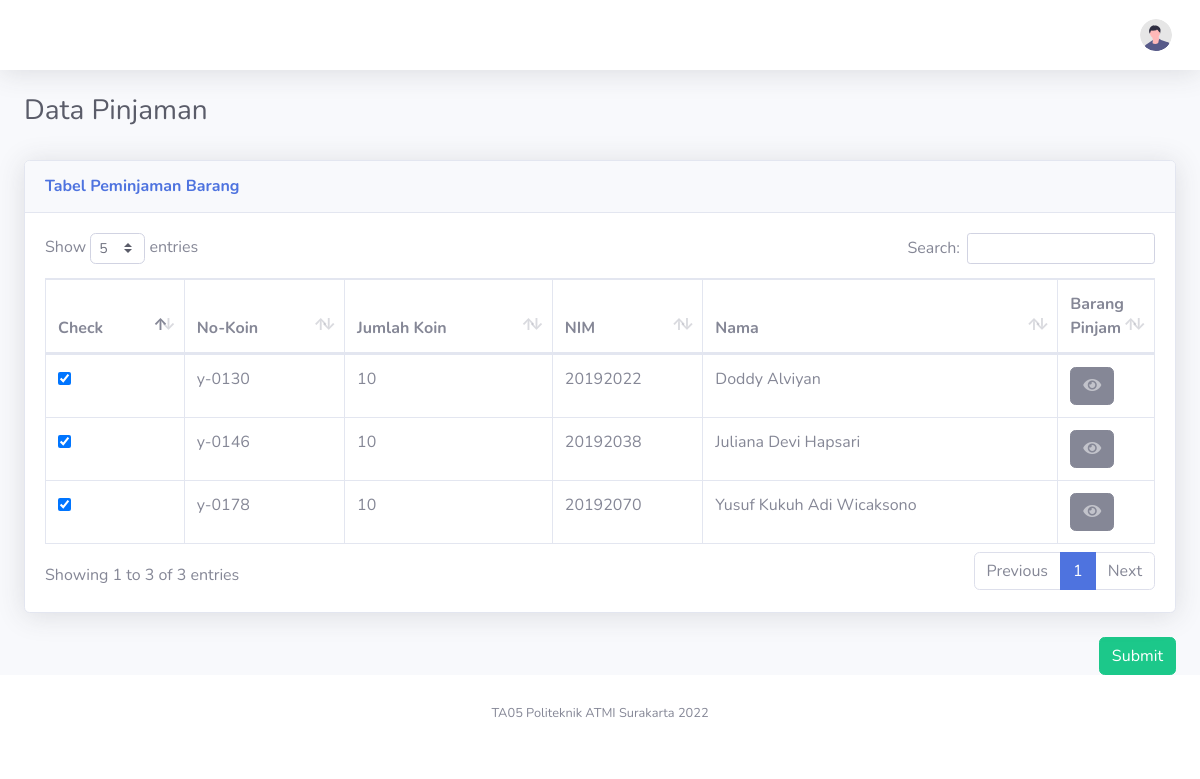
/app/views/webchecker/formchecker/index.php, run on the app's committed database.
### tables this page shows
CREATE TABLE `user` (
  `User_id` int(100) NOT NULL,
  `User_nama` varchar(100) NOT NULL,
  `User_prodi` text NOT NULL,
  `User_email` varchar(100) NOT NULL,
  `User_pin` varchar(10) NOT NULL,
  `User_tag` varchar(20) NOT NULL,
  `User_koin` int(10) NOT NULL,
  `User_foto` varchar(100) NOT NULL,
  `User_nokoin` varchar(100) NOT NULL,
  `User_level_id` int(11) NOT NULL,
  `User_lab_id` int(11) NOT NULL
);

### app/views/webchecker/formchecker/index.php (the view, shortened to what this page needs)
<?php
	require_once __DIR__.('/../../function.php');
?>
<!DOCTYPE html>
<html lang="en">
<head>
    <link href="<?= BASEURL; ?>/plugins/datetimepicker/jquery.datetimepicker.min.css" rel="stylesheet" />
    <link href="<?= BASEURL; ?>/vendor/fontawesome-free/css/all.css" rel="stylesheet" type="text/css">
    <link href="<?= BASEURL; ?>/css/sb-admin-2.css" rel="stylesheet">
    <link href="<?= BASEURL; ?>/vendor/datatables/dataTables.bootstrap4.css" rel="stylesheet">
    <link rel="stylesheet" type="text/css"
        href="<?= BASEURL; ?>/plugins/DataTables/DataTables-1.11.5/css/dataTables.bootstrap4.css">
</head>
<body id="page-top">
    <div id="wrapper">
        <div id="content-wrapper" class="d-flex flex-column">
            <div id="content">
                <?php include __DIR__.('/../templates/topbar.php'); ?>
                <div class="container-fluid">
                    <div class="row ">
                        <div class="col-lg-6">
                            <h3 class="text-gray-800">Data Pinjaman</h3>
                        </div>
                    </div>
                    <br>
                    <form action="" method="post" enctype="multipart/form-data">
                        <div class="card shadow mb-4">
                            <div class="card-header py-3">
                                <h6 class="m-0 font-weight-bold text-primary">Tabel Peminjaman Barang</h6>
                            </div>
                            <div class="card-body">
                                <div class="table-responsive">
                                    <table id="dataTable" class="table table-bordered" width="100%" cellspacing="0">
                                        <thead>
                                            <tr>
                                                <th>Check</th>
                                                <th>No-Koin</th>
                                                <th>Jumlah Koin</th>
                                                <th>NIM</th>
                                                <th>Nama</th>
                                                <th>Barang Pinjam</th>
                                            </tr>
                                        </thead>
                                        <tbody>
                                            <tr>
                                                <?php
                                            $ambildatamahasiswa= mysqli_query($conn, "SELECT DISTINCT User_id,User_nama,User_nokoin,User_koin,Pinjam_user_tag FROM user
                                            LEFT JOIN pinjam ON user.User_tag=pinjam.Pinjam_user_tag
                                            WHERE User_level_id='3' ORDER BY User_nokoin");
                                            while ($data = mysqli_fetch_array($ambildatamahasiswa)) {
                                                $idmahasiswa    = $data['User_id'];
                                                $namamahasiswa  = $data['User_nama'];
                                                $nokoin         = $data['User_nokoin'];
                                                $jumlahkoin     = $data['User_koin'];
                                                $tagmahasiswa   = $data['Pinjam_user_tag'];
                                                if($jumlahkoin == '10'){
                                                    $status =
                                                "<div class='form-check'>
                                                <input class='form-check-input' type='checkbox' value='1'
                                                    id='flexCheckChecked' name='koin_$idmahasiswa'checked>
                                                <label class='form-check-label' for='flexCheckChecked'>
                                                </label>
                                                </div>";
                                                }
                                            ?>
                                                <td><?= $status; ?></td>
                                                <td><?= $nokoin; ?></td>
                                                <td><?= $jumlahkoin; ?></td>
                                                <td><?= $idmahasiswa; ?></td>
                                                <td><?= $namamahasiswa; ?></td>
                                                <td style="width: 5%;">
                                                    <span>
                                                        <button type="button" class="btn btn-secondary"
                                                            data-toggle="modal" data-target="#view<?= $tagmahasiswa; ?>"
                                                            style="">
                                                            <span class="icon text-white-50">
                                                                <i class="fas fa-eye"></i>
                                                            </span>
                                                        </button>
                                                    </span>
                                                </td>
                                            </tr>
                                            <?php
                                                }
                                        ?>
                                        </tbody>
                                    </table>
                                </div>
                            </div>
                        </div>
                        <div class="d-flex flex-row-reverse">
                            <button type="submit" class="btn btn-success" name="pengecekan_submit">Submit</button>
                        </div>
                    </form>
                </div>
            </div>
            <footer class="sticky-footer bg-white">
                <div class="container my-auto">
                    <div class="copyright text-center my-auto">
                        <span>TA05 Politeknik ATMI Surakarta 2022</span>
                    </div>
                </div>
            </footer>
        </div>
    </div>
</body>
</html>

### data on the page
user: User_nokoin "y-0130", User_koin "10", User_id "20192022", User_nama "Doddy Alviyan"
user: User_nokoin "y-0146", User_koin "10", User_id "20192038", User_nama "Juliana Devi Hapsari"
user: User_nokoin "y-0178", User_koin "10", User_id "20192070", User_nama "Yusuf Kukuh Adi Wicaksono"
